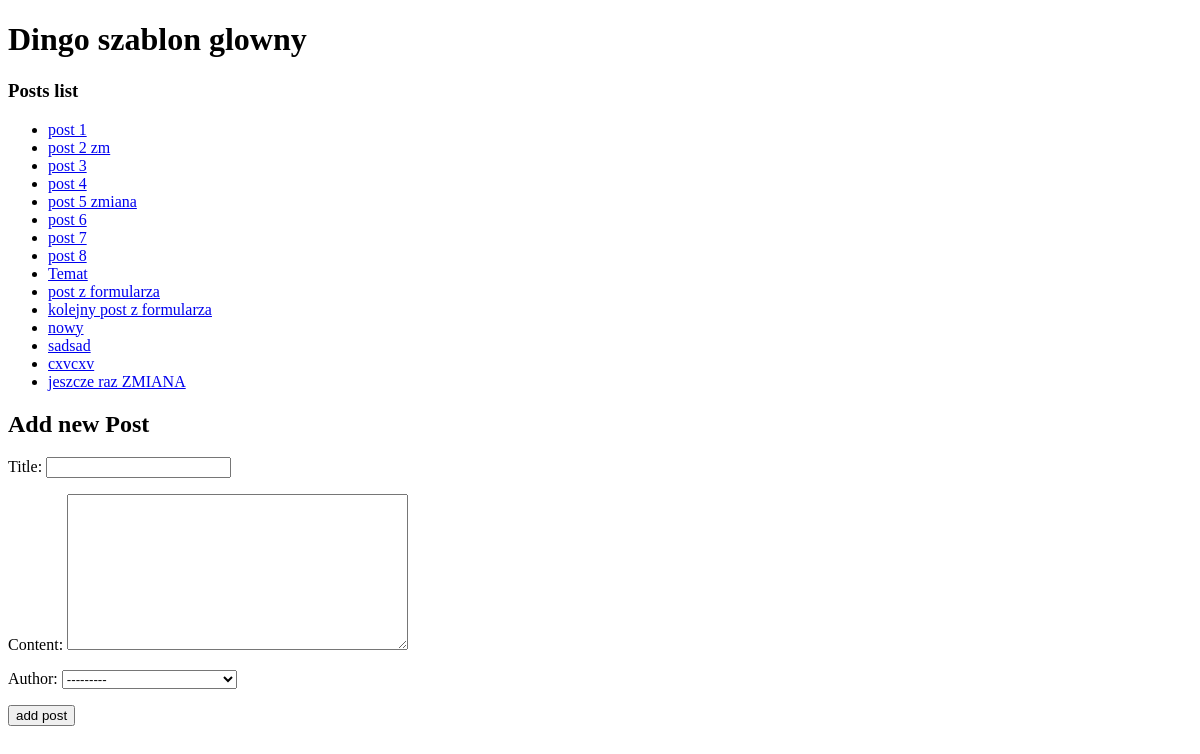
Page /posts/list/ on the earlier database version.
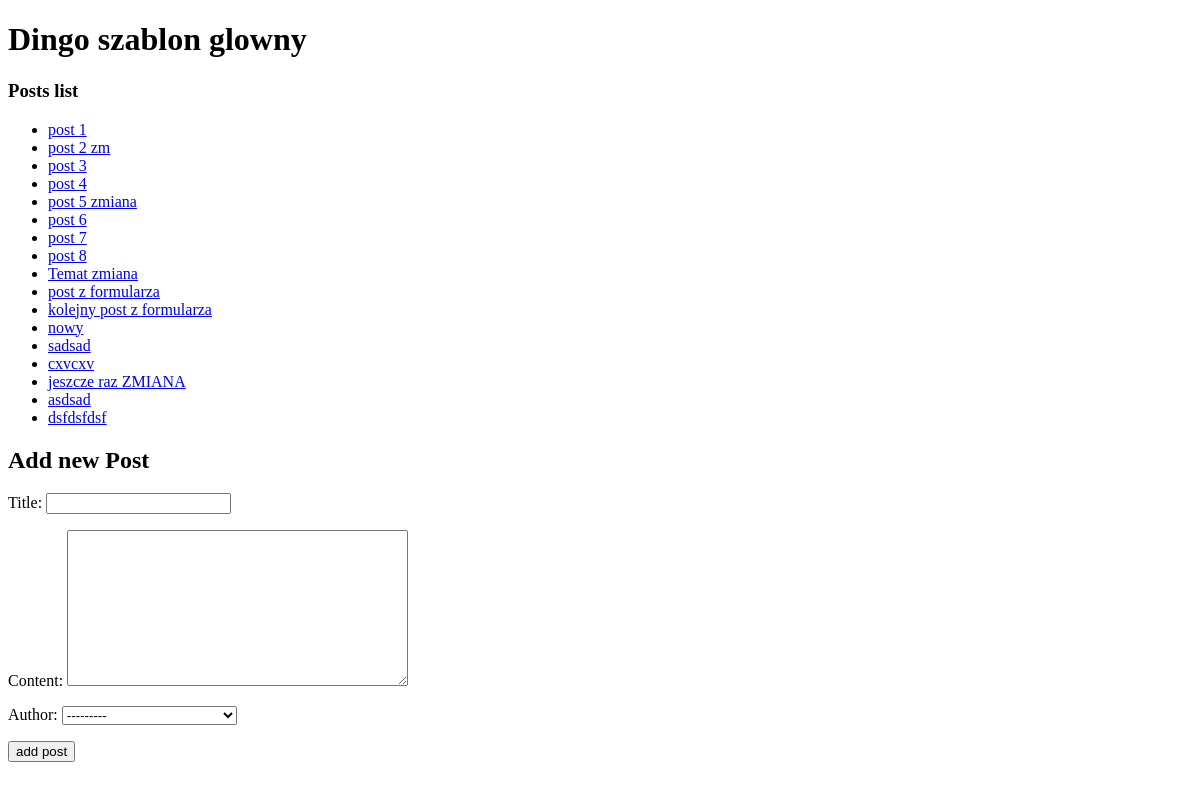
Same page on the later database version.
### posts/models.py (models this page shows, shortened)
class Post(models.Model):
    title = models.CharField(max_length=30, unique=True, null=False)
    content = models.TextField(null=False)
    created = models.DateTimeField(auto_now_add=True)
    modified = models.DateTimeField(auto_now=True)
    author = models.ForeignKey(
        'posts.Author',
        on_delete=models.CASCADE,
        null=False,
        blank=False
    )

### posts/views.py (the view, shortened to what this page needs)
# urls.py: path('list/', posts_list, name="list"),
def posts_list(request):
    posts = Post.objects.all()
    form = PostForm()
    return render(
        request=request,
        template_name="posts/list.html",
        context={"posts": posts,
                 "form": form,
                }
    )

### posts/forms.py (shortened to what this page needs)
class PostForm(forms.ModelForm):
    class Meta:
        model = Post
        fields = ['title', 'content', 'author']

### posts/models.py (called while the page is built)
    def __str__(self):
        return (f"id:{self.id} {self.nick}")

### posts/templates/posts/list.html (shortened to what this page needs)
{% extends "posts/main.html" %}
{% block content %}
    <h3>Posts list</h3>
    <ul>
        {% for post in posts %}
            <li><a href="{% url 'posts:details' post.id %}">{{ post.title }}</a></li>
        {% endfor %}
    </ul>
    <h2>Add new Post</h2>
    <form method="post" class="d-flex flex-column align-items-center justify-content-center">
        {{ form.as_p }}
        <input type="submit" value="add post">
    </form>
{% endblock %}

Differences in the rows shown:
changed Post: title "Temat" → "Temat zmiana"
added Post: title "asdsad"
added Post: title "dsfdsfdsf"
